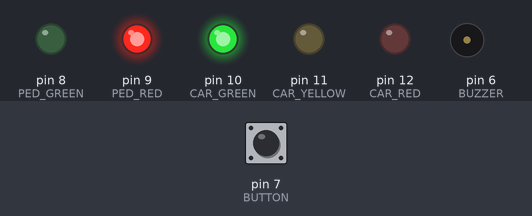
Recording of a sketch running on a simulated Arduino Uno, built with avr-gcc and run on an emulated ATmega328P. On the bench: output pins drawn as LEDs (lit = HIGH), buzzer (waves = sounding). The test bench sets the inputs (shaded band); at power-on: pin 7 (BUTTON) LOW.

Above: at 1.2 s.
1.3 s: pin 7 (BUTTON) pulled HIGH for 0.15 s
At 7.2 s:
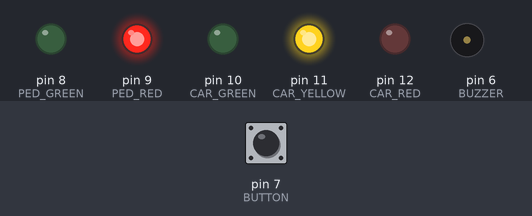
At 18.7 s:
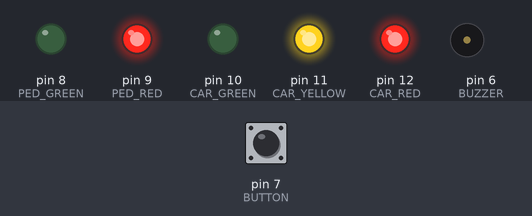
Timing chart, 0 to 21.8 s (numbered marks = the images above; inputs shaded):
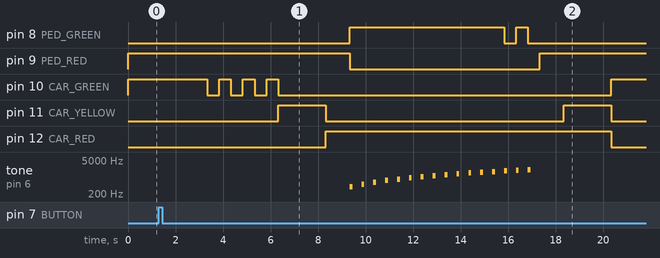

The sketch:

Lab1_Task6.ino
```cpp
const uint8_t CAR_RED    = 12;
const uint8_t CAR_YELLOW = 11;
const uint8_t CAR_GREEN  = 10;
const uint8_t PED_RED    = 9;
const uint8_t PED_GREEN  = 8;
const uint8_t BUTTON     = 7;
const uint8_t BUZZER     = 6;

const int BUTTON_PRESSED = HIGH;

const unsigned long T_REQUEST_DELAY  = 2000;
const unsigned long T_BLINK          = 500;
const uint8_t       BLINK_COUNT      = 3;
const unsigned long T_CAR_YELLOW     = 2000;
const unsigned long T_ALL_RED        = 1000;
const unsigned long T_PED_GREEN      = 8000;
const unsigned long T_CAR_RED_YELLOW = 2000;
const unsigned long T_MIN_CAR_GREEN  = 5000;

const unsigned long BEEP_PERIOD = 500;
const unsigned long BEEP_LEN    = 120;
const unsigned int  FREQ_START  = 400;
const unsigned int  FREQ_END    = 2000;

void setLights(bool carR, bool carY, bool carG, bool pedR, bool pedG) {
  digitalWrite(CAR_RED,    carR ? HIGH : LOW);
  digitalWrite(CAR_YELLOW, carY ? HIGH : LOW);
  digitalWrite(CAR_GREEN,  carG ? HIGH : LOW);
  digitalWrite(PED_RED,    pedR ? HIGH : LOW);
  digitalWrite(PED_GREEN,  pedG ? HIGH : LOW);
}

bool buttonPressed() {
  if (digitalRead(BUTTON) == BUTTON_PRESSED) {
    delay(30);
    return digitalRead(BUTTON) == BUTTON_PRESSED;
  }
  return false;
}

void pedestrianGreenWithSound() {
  const unsigned int steps = T_PED_GREEN / BEEP_PERIOD;
  for (unsigned int i = 0; i < steps; i++) {

    bool pedGreenOn = (i < steps * 3 / 4) || (i % 2 == 0);
    setLights(true, false, false,  false, pedGreenOn);

    unsigned int freq = map(i, 0, steps - 1, FREQ_START, FREQ_END);
    tone(BUZZER, freq, BEEP_LEN);
    delay(BEEP_PERIOD);
  }
  noTone(BUZZER);
}

void runPedestrianCycle() {
  delay(T_REQUEST_DELAY);

  for (uint8_t i = 0; i < BLINK_COUNT; i++) {
    digitalWrite(CAR_GREEN, LOW);
    delay(T_BLINK);
    digitalWrite(CAR_GREEN, HIGH);
    delay(T_BLINK);
  }

  setLights(false, true, false,  true, false);
  delay(T_CAR_YELLOW);

  setLights(true, false, false,  true, false);
  delay(T_ALL_RED);

  pedestrianGreenWithSound();

  setLights(true, false, false,  true, false);
  delay(T_ALL_RED);

  setLights(true, true, false,  true, false);
  delay(T_CAR_RED_YELLOW);

  setLights(false, false, true,  true, false);
  delay(T_MIN_CAR_GREEN);
}

void setup() {
  const uint8_t outs[] = {CAR_RED, CAR_YELLOW, CAR_GREEN, PED_RED, PED_GREEN, BUZZER};
  for (uint8_t i = 0; i < sizeof(outs); i++) {
    pinMode(outs[i], OUTPUT);
  }
  pinMode(BUTTON, INPUT);
  setLights(false, false, true,  true, false);
}

void loop() {

  setLights(false, false, true,  true, false);

  if (buttonPressed()) {
    runPedestrianCycle();
  }
}
```

Measured:
- after the input at 1.3 s, pin 8 (PED_GREEN): LOW → HIGH after 8.0 s, → LOW 6.5 s later, → HIGH 0.50 s later, → LOW 0.50 s later; pin 9 (PED_RED): HIGH → LOW after 8.0 s, → HIGH 8.0 s later
